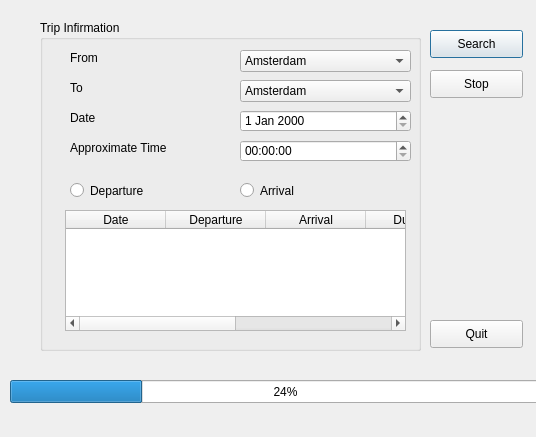
<?xml version="1.0" encoding="UTF-8"?>
<ui version="4.0">
 <class>TripPlanner</class>
 <widget class="QDialog" name="TripPlanner">
  <property name="geometry">
   <rect>
    <x>0</x>
    <y>0</y>
    <width>536</width>
    <height>437</height>
   </rect>
  </property>
  <property name="windowTitle">
   <string>TripPlanner</string>
  </property>
  <widget class="QGroupBox" name="groupBox">
   <property name="geometry">
    <rect>
     <x>40</x>
     <y>20</y>
     <width>381</width>
     <height>331</height>
    </rect>
   </property>
   <property name="title">
    <string>Trip Infirmation</string>
   </property>
   <widget class="QLabel" name="label">
    <property name="geometry">
     <rect>
      <x>30</x>
      <y>30</y>
      <width>55</width>
      <height>16</height>
     </rect>
    </property>
    <property name="text">
     <string>From</string>
    </property>
   </widget>
   <widget class="QLabel" name="label_2">
    <property name="geometry">
     <rect>
      <x>30</x>
      <y>60</y>
      <width>55</width>
      <height>16</height>
     </rect>
    </property>
    <property name="text">
     <string>To</string>
    </property>
   </widget>
   <widget class="QLabel" name="label_3">
    <property name="geometry">
     <rect>
      <x>30</x>
      <y>90</y>
      <width>55</width>
      <height>16</height>
     </rect>
    </property>
    <property name="text">
     <string>Date</string>
    </property>
   </widget>
   <widget class="QLabel" name="label_4">
    <property name="geometry">
     <rect>
      <x>30</x>
      <y>120</y>
      <width>111</width>
      <height>16</height>
     </rect>
    </property>
    <property name="text">
     <string>Approximate Time</string>
    </property>
   </widget>
   <widget class="QComboBox" name="fromComboBox">
    <property name="geometry">
     <rect>
      <x>200</x>
      <y>30</y>
      <width>171</width>
      <height>22</height>
     </rect>
    </property>
    <item>
     <property name="text">
      <string>Amsterdam</string>
     </property>
    </item>
    <item>
     <property name="text">
      <string>Berlin</string>
     </property>
    </item>
    <item>
     <property name="text">
      <string>London</string>
     </property>
    </item>
    <item>
     <property name="text">
      <string>Madrid</string>
     </property>
    </item>
    <item>
     <property name="text">
      <string>Milan</string>
     </property>
    </item>
    <item>
     <property name="text">
      <string>Moscow</string>
     </property>
    </item>
    <item>
     <property name="text">
      <string>Paris</string>
     </property>
    </item>
   </widget>
   <widget class="QComboBox" name="toComboBox">
    <property name="geometry">
     <rect>
      <x>200</x>
      <y>60</y>
      <width>171</width>
      <height>22</height>
     </rect>
    </property>
    <item>
     <property name="text">
      <string>Amsterdam</string>
     </property>
    </item>
    <item>
     <property name="text">
      <string>Berlin</string>
     </property>
    </item>
    <item>
     <property name="text">
      <string>London</string>
     </property>
    </item>
    <item>
     <property name="text">
      <string>Madrid</string>
     </property>
    </item>
    <item>
     <property name="text">
      <string>Milan</string>
     </property>
    </item>
    <item>
     <property name="text">
      <string>Moscow</string>
     </property>
    </item>
    <item>
     <property name="text">
      <string>Paris</string>
     </property>
    </item>
   </widget>
   <widget class="QRadioButton" name="departureRadioButton">
    <property name="geometry">
     <rect>
      <x>30</x>
      <y>160</y>
      <width>95</width>
      <height>21</height>
     </rect>
    </property>
    <property name="text">
     <string>Departure</string>
    </property>
   </widget>
   <widget class="QRadioButton" name="arrivalRadioButton">
    <property name="geometry">
     <rect>
      <x>200</x>
      <y>160</y>
      <width>95</width>
      <height>21</height>
     </rect>
    </property>
    <property name="text">
     <string>Arrival</string>
    </property>
   </widget>
   <widget class="QTimeEdit" name="timeEdit">
    <property name="geometry">
     <rect>
      <x>200</x>
      <y>120</y>
      <width>171</width>
      <height>22</height>
     </rect>
    </property>
   </widget>
   <widget class="QDateEdit" name="dateEdit">
    <property name="geometry">
     <rect>
      <x>200</x>
      <y>90</y>
      <width>171</width>
      <height>22</height>
     </rect>
    </property>
   </widget>
   <widget class="QTableWidget" name="tableWidget">
    <property name="geometry">
     <rect>
      <x>25</x>
      <y>190</y>
      <width>341</width>
      <height>121</height>
     </rect>
    </property>
    <column>
     <property name="text">
      <string>Date</string>
     </property>
    </column>
    <column>
     <property name="text">
      <string>Departure</string>
     </property>
    </column>
    <column>
     <property name="text">
      <string>Arrival</string>
     </property>
    </column>
    <column>
     <property name="text">
      <string>Duration</string>
     </property>
    </column>
    <column>
     <property name="text">
      <string>Changes</string>
     </property>
    </column>
    <column>
     <property name="text">
      <string>TrainType</string>
     </property>
    </column>
   </widget>
  </widget>
  <widget class="QPushButton" name="searchButton">
   <property name="geometry">
    <rect>
     <x>430</x>
     <y>30</y>
     <width>93</width>
     <height>28</height>
    </rect>
   </property>
   <property name="text">
    <string>Search</string>
   </property>
  </widget>
  <widget class="QPushButton" name="stopButton">
   <property name="geometry">
    <rect>
     <x>430</x>
     <y>70</y>
     <width>93</width>
     <height>28</height>
    </rect>
   </property>
   <property name="text">
    <string>Stop</string>
   </property>
  </widget>
  <widget class="QPushButton" name="quitButton">
   <property name="geometry">
    <rect>
     <x>430</x>
     <y>320</y>
     <width>93</width>
     <height>28</height>
    </rect>
   </property>
   <property name="text">
    <string>Quit</string>
   </property>
  </widget>
  <widget class="QLabel" name="statusLabel">
   <property name="geometry">
    <rect>
     <x>10</x>
     <y>410</y>
     <width>511</width>
     <height>16</height>
    </rect>
   </property>
   <property name="text">
    <string/>
   </property>
  </widget>
  <widget class="QProgressBar" name="progressBar">
   <property name="geometry">
    <rect>
     <x>10</x>
     <y>380</y>
     <width>551</width>
     <height>23</height>
    </rect>
   </property>
   <property name="value">
    <number>24</number>
   </property>
  </widget>
 </widget>
 <layoutdefault spacing="6" margin="11"/>
 <resources/>
 <connections/>
</ui>
